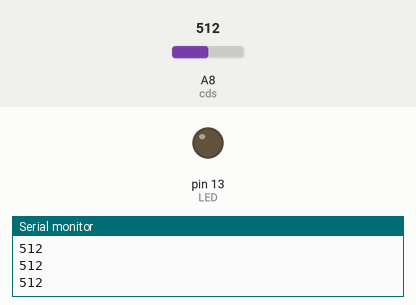
The sketch below on a simulated Arduino Mega 2560, built with avr-gcc and run on an emulated ATmega2560. On the bench: output pins drawn as LEDs (lit = HIGH), the last lines printed to the serial monitor. The test bench sets the inputs (shaded band); at power-on: A8 (cds) = 512.

Above: at 1.2 s.
1.3 s: A8 (cds) set to 110
2.8 s: A8 (cds) set to 92
At 3.8 s:
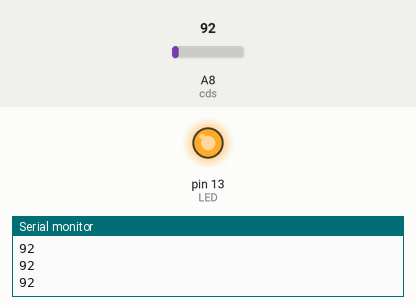
4.3 s: A8 (cds) set to 122
At 4.9 s:
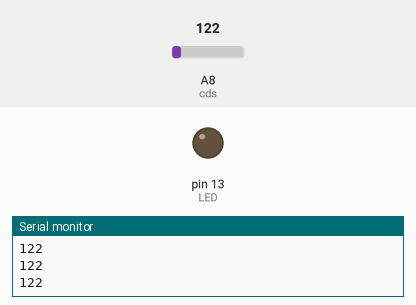
5.8 s: A8 (cds) set to 90
At 6.1 s:
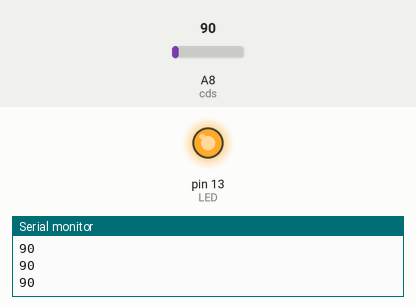
Timing chart, 0 to 8.3 s (numbered marks = the images above; inputs shaded):
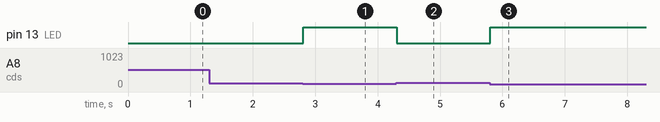

Measured:
- the behaviour switches between 101 and 100 on A8 (cds) (found by bisection; images 0 and 1)
- after the input at 2.8 s, pin 13 (LED): LOW → HIGH at once
- after the input at 4.3 s, pin 13 (LED): HIGH → LOW at once
- after the input at 5.8 s, pin 13 (LED): LOW → HIGH at once

The sketch:

cds_Test.ino
```cpp
int cds = A8;
int LED = 13;
bool ledFlag = false;
void setup() {
  Serial.begin(9600);
  pinMode(cds, INPUT);
  pinMode(LED, OUTPUT);
}

void loop() {
  cds = analogRead(A8);
  Serial.println(cds);

  if(cds <= 100){
    if(ledFlag == false){
      digitalWrite(13, HIGH);
      ledFlag = true;
    }

  }
  else{
    if(ledFlag == true){
      digitalWrite(13, LOW);
      ledFlag = false;
    }
  }
}
```
